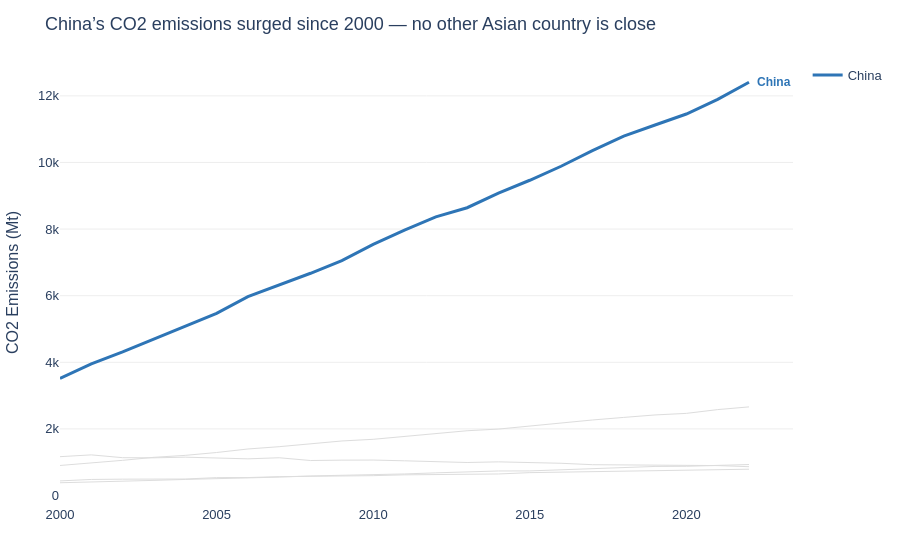

Notebook cell for this chart:
### Code cell
fig.show()

### Figure 1 — Plotly figure (JSON) as saved in the notebook; plotly's stock layout.template omitted (floating-point values rounded to 4 significant figures)
{"data": [{"line": {"color": "#2E75B6", "width": 3}, "mode": "lines", "name": "China", "type": "scatter", "x": [2000, 2001, 2002, 2003, 2004, 2005, 2006, 2007, 2008, 2009, 2010, 2011, 2012, 2013, 2014, 2015, 2016, 2017, 2018, 2019, 2020, 2021, 2022], "y": [3514.0, 3952.0, 4312, 4692.0, 5079.0, 5468.0, 5974, 6323.0, 6673, 7053.0, 7543.0, 7972.0, 8365.0, 8641.0, 9078.0, 9466.0, 9887, 10360.0, 10790.0, 11130.0, 11450.0, 11900.0, 12410.0]}, {"line": {"color": "#DDDDDD", "width": 1}, "mode": "lines", "name": "India", "showlegend": false, "type": "scatter", "x": [2000, 2001, 2002, 2003, 2004, 2005, 2006, 2007, 2008, 2009, 2010, 2011, 2012, 2013, 2014, 2015, 2016, 2017, 2018, 2019, 2020, 2021, 2022], "y": [901.6, 974.6, 1056, 1146.0, 1205.0, 1291, 1396.0, 1466.0, 1542.0, 1637.0, 1687.0, 1774.0, 1865.0, 1945.0, 1994.0, 2092.0, 2177.0, 2267.0, 2345.0, 2419.0, 2466.0, 2580.0, 2661.0]}, {"line": {"color": "#DDDDDD", "width": 1}, "mode": "lines", "name": "Japan", "showlegend": false, "type": "scatter", "x": [2000, 2001, 2002, 2003, 2004, 2005, 2006, 2007, 2008, 2009, 2010, 2011, 2012, 2013, 2014, 2015, 2016, 2017, 2018, 2019, 2020, 2021, 2022], "y": [1166.0, 1220.0, 1136.0, 1131.0, 1151.0, 1127.0, 1101.0, 1133.0, 1050.0, 1061.0, 1064.0, 1042.0, 1005.0, 990.9, 1010.0, 996.6, 967.4, 925.1, 916.6, 914.5, 902.8, 898.1, 865.1]}, {"line": {"color": "#DDDDDD", "width": 1}, "mode": "lines", "name": "South Korea", "showlegend": false, "type": "scatter", "x": [2000, 2001, 2002, 2003, 2004, 2005, 2006, 2007, 2008, 2009, 2010, 2011, 2012, 2013, 2014, 2015, 2016, 2017, 2018, 2019, 2020, 2021, 2022], "y": [438.1, 481.5, 490.6, 490.8, 494.6, 537.2, 539, 566.1, 570, 585.4, 595.9, 620.6, 631.1, 649.6, 646.2, 686.5, 704, 706, 738.5, 750.8, 755.8, 777.3, 789.5]}, {"line": {"color": "#DDDDDD", "width": 1}, "mode": "lines", "name": "Indonesia", "showlegend": false, "type": "scatter", "x": [2000, 2001, 2002, 2003, 2004, 2005, 2006, 2007, 2008, 2009, 2010, 2011, 2012, 2013, 2014, 2015, 2016, 2017, 2018, 2019, 2020, 2021, 2022], "y": [382.8, 400.4, 430.7, 453.8, 482.6, 501.9, 533, 551.8, 586.6, 602.5, 614.5, 647.3, 680.1, 717.7, 736.3, 738.2, 768.8, 813.7, 834.8, 872.3, 876.5, 898.5, 930.5]}], "layout": {"annotations": [{"font": {"color": "#2E75B6", "family": "Arial", "size": 12}, "showarrow": false, "text": "<b>China</b>", "x": 2022, "xanchor": "left", "xshift": 6, "y": 12410.0}], "font": {"family": "Arial", "size": 13}, "margin": {"b": 40, "l": 60, "r": 80, "t": 60}, "paper_bgcolor": "white", "plot_bgcolor": "white", "title": {"text": "China’s CO2 emissions surged since 2000 — no other Asian country is close"}, "xaxis": {"showgrid": false, "title": {"text": ""}}, "yaxis": {"gridcolor": "#EEEEEE", "title": {"text": "CO2 Emissions (Mt)"}}}}
